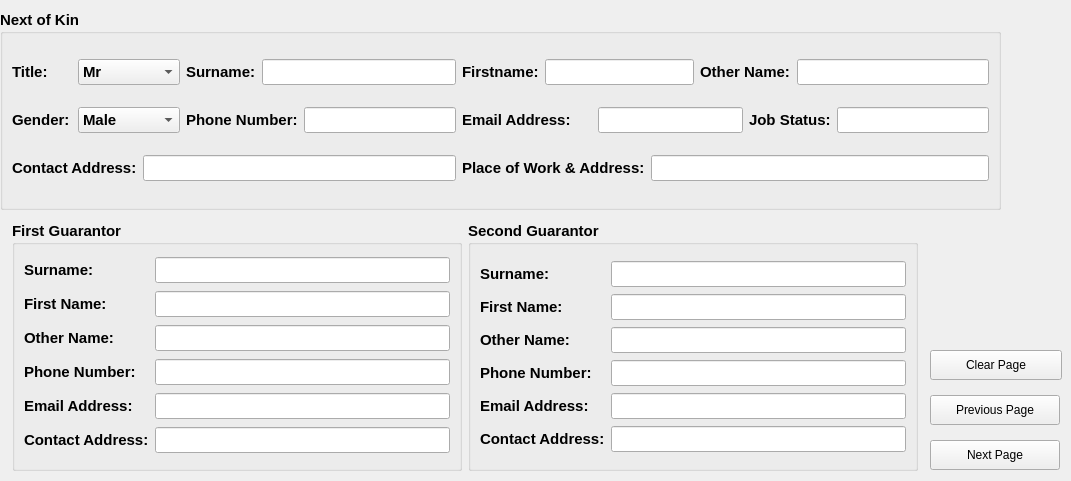
           <widget class="QWidget" name="nokTab_2">
            <attribute name="title">
             <string>Next of Kin and Guarantors</string>
            </attribute>
            <widget class="QGroupBox" name="groupBox_15">
             <property name="geometry">
              <rect>
               <x>0</x>
               <y>10</y>
               <width>1001</width>
               <height>200</height>
              </rect>
             </property>
             <property name="minimumSize">
              <size>
               <width>0</width>
               <height>200</height>
              </size>
             </property>
             <property name="maximumSize">
              <size>
               <width>16777215</width>
               <height>200</height>
              </size>
             </property>
             <property name="font">
              <font>
               <pointsize>11</pointsize>
               <weight>75</weight>
               <bold>true</bold>
              </font>
             </property>
             <property name="title">
              <string>Next of Kin</string>
             </property>
             <layout class="QGridLayout" name="gridLayout_39">
              <item row="0" column="0">
               <widget class="QLabel" name="label_73">
                <property name="font">
                 <font>
                  <pointsize>11</pointsize>
                 </font>
                </property>
                <property name="text">
                 <string>Title:</string>
                </property>
               </widget>
              </item>
              <item row="0" column="1" colspan="2">
               <widget class="QComboBox" name="nokTitleCombo_2">
                <item>
                 <property name="text">
                  <string>Mr</string>
                 </property>
                </item>
                <item>
                 <property name="text">
                  <string>Mrs</string>
                 </property>
                </item>
                <item>
                 <property name="text">
                  <string>Engr</string>
                 </property>
                </item>
                <item>
                 <property name="text">
                  <string>Dr</string>
                 </property>
                </item>
                <item>
                 <property name="text">
                  <string>Prof</string>
                 </property>
                </item>
                <item>
                 <property name="text">
                  <string>Surv</string>
                 </property>
                </item>
                <item>
                 <property name="text">
                  <string>Tpl</string>
                 </property>
                </item>
                <item>
                 <property name="text">
                  <string>Arch</string>
                 </property>
                </item>
                <item>
                 <property name="text">
                  <string>Builder</string>
                 </property>
                </item>
                <item>
                 <property name="text">
                  <string>ESV</string>
                 </property>
                </item>
               </widget>
              </item>
              <item row="0" column="3">
               <widget class="QLabel" name="label_75">
                <property name="font">
                 <font>
                  <pointsize>11</pointsize>
                 </font>
                </property>
                <property name="text">
                 <string>Surname:</string>
                </property>
               </widget>
              </item>
              <item row="0" column="4" colspan="2">
               <widget class="QLineEdit" name="nokSurnameTxt_2"/>
              </item>
              <item row="0" column="6">
               <widget class="QLabel" name="label_77">
                <property name="font">
                 <font>
                  <pointsize>11</pointsize>
                 </font>
                </property>
                <property name="text">
                 <string>Firstname:</string>
                </property>
               </widget>
              </item>
              <item row="0" column="7" colspan="3">
               <widget class="QLineEdit" name="nokFirstnameTxt_2"/>
              </item>
              <item row="0" column="10" colspan="2">
               <widget class="QLabel" name="label_79">
                <property name="font">
                 <font>
                  <pointsize>11</pointsize>
                 </font>
                </property>
                <property name="text">
                 <string>Other Name:</string>
                </property>
               </widget>
              </item>
              <item row="0" column="12" colspan="2">
               <widget class="QLineEdit" name="nokOthernameTxt_2"/>
              </item>
              <item row="1" column="0">
               <widget class="QLabel" name="label_81">
                <property name="font">
                 <font>
                  <pointsize>11</pointsize>
                 </font>
                </property>
                <property name="text">
                 <string>Gender:</string>
                </property>
               </widget>
              </item>
              <item row="1" column="1" colspan="2">
               <widget class="QComboBox" name="nokGenderCombo_2">
                <item>
                 <property name="text">
                  <string>Male</string>
                 </property>
                </item>
                <item>
                 <property name="text">
                  <string>Female</string>
                 </property>
                </item>
               </widget>
              </item>
              <item row="1" column="3" colspan="2">
               <widget class="QLabel" name="label_83">
                <property name="font">
                 <font>
                  <pointsize>11</pointsize>
                 </font>
                </property>
                <property name="text">
                 <string>Phone Number:</string>
                </property>
               </widget>
              </item>
              <item row="1" column="5">
               <widget class="QLineEdit" name="nokPhoneNoTxt_2">
                <property name="text">
                 <string/>
                </property>
               </widget>
              </item>
              <item row="1" column="6" colspan="2">
               <widget class="QLabel" name="label_85">
                <property name="font">
                 <font>
                  <pointsize>11</pointsize>
                 </font>
                </property>
                <property name="text">
                 <string>Email Address:</string>
                </property>
               </widget>
              </item>
              <item row="1" column="8" colspan="3">
               <widget class="QLineEdit" name="nokEmailTxt_2">
                <property name="text">
                 <string/>
                </property>
               </widget>
              </item>
              <item row="1" column="11" colspan="2">
               <widget class="QLabel" name="label_87">
                <property name="font">
                 <font>
                  <pointsize>11</pointsize>
                 </font>
                </property>
                <property name="text">
                 <string>Job Status:</string>
                </property>
               </widget>
              </item>
              <item row="1" column="13">
               <widget class="QLineEdit" name="nokJobStatusTxt_2">
                <property name="text">
                 <string/>
                </property>
               </widget>
              </item>
              <item row="2" column="0" colspan="2">
               <widget class="QLabel" name="label_89">
                <property name="font">
                 <font>
                  <pointsize>11</pointsize>
                 </font>
                </property>
                <property name="text">
                 <string>Contact Address:</string>
                </property>
               </widget>
              </item>
              <item row="2" column="2" colspan="4">
               <widget class="QLineEdit" name="nokContactTxt_2">
                <property name="text">
                 <string/>
                </property>
               </widget>
              </item>
              <item row="2" column="6" colspan="3">
               <widget class="QLabel" name="label_91">
                <property name="font">
                 <font>
                  <pointsize>11</pointsize>
                 </font>
                </property>
                <property name="text">
                 <string>Place of Work &amp; Address:</string>
                </property>
               </widget>
              </item>
              <item row="2" column="9" colspan="5">
               <widget class="QLineEdit" name="nokWorkPlaceTxt_2">
                <property name="text">
                 <string/>
                </property>
               </widget>
              </item>
             </layout>
            </widget>
            <widget class="QWidget" name="layoutWidget_6">
             <property name="geometry">
              <rect>
               <x>12</x>
               <y>220</y>
               <width>908</width>
               <height>252</height>
              </rect>
             </property>
             <layout class="QHBoxLayout" name="horizontalLayout_15">
              <item>
               <widget class="QGroupBox" name="groupBox_16">
                <property name="minimumSize">
                 <size>
                  <width>450</width>
                  <height>250</height>
                 </size>
                </property>
                <property name="maximumSize">
                 <size>
                  <width>450</width>
                  <height>250</height>
                 </size>
                </property>
                <property name="font">
                 <font>
                  <pointsize>11</pointsize>
                  <weight>75</weight>
                  <bold>true</bold>
                 </font>
                </property>
                <property name="title">
                 <string>First Guarantor</string>
                </property>
                <layout class="QGridLayout" name="gridLayout_40">
                 <property name="verticalSpacing">
                  <number>5</number>
                 </property>
                 <item row="0" column="0">
                  <widget class="QLabel" name="label_93">
                   <property name="font">
                    <font>
                     <pointsize>11</pointsize>
                    </font>
                   </property>
                   <property name="text">
                    <string>Surname:</string>
                   </property>
                  </widget>
                 </item>
                 <item row="1" column="0" colspan="2">
                  <widget class="QLabel" name="label_115">
                   <property name="font">
                    <font>
                     <pointsize>11</pointsize>
                    </font>
                   </property>
                   <property name="text">
                    <string>First Name:</string>
                   </property>
                  </widget>
                 </item>
                 <item row="1" column="2">
                  <widget class="QLineEdit" name="g1FirstnameTxt_2">
                   <property name="text">
                    <string/>
                   </property>
                  </widget>
                 </item>
                 <item row="2" column="0" colspan="2">
                  <widget class="QLabel" name="label_117">
                   <property name="font">
                    <font>
                     <pointsize>11</pointsize>
                    </font>
                   </property>
                   <property name="text">
                    <string>Other Name:</string>
                   </property>
                  </widget>
                 </item>
                 <item row="2" column="2">
                  <widget class="QLineEdit" name="g1OthernameTxt_2">
                   <property name="text">
                    <string/>
                   </property>
                  </widget>
                 </item>
                 <item row="3" column="0">
                  <widget class="QLabel" name="label_119">
                   <property name="font">
                    <font>
                     <pointsize>11</pointsize>
                    </font>
                   </property>
                   <property name="text">
                    <string>Phone Number:</string>
                   </property>
                  </widget>
                 </item>
                 <item row="4" column="0" colspan="2">
                  <widget class="QLabel" name="label_121">
                   <property name="font">
                    <font>
                     <pointsize>11</pointsize>
                    </font>
                   </property>
                   <property name="text">
                    <string>Email Address:</string>
                   </property>
                  </widget>
                 </item>
                 <item row="4" column="2">
                  <widget class="QLineEdit" name="g1EmailTxt_2">
                   <property name="text">
                    <string/>
                   </property>
                  </widget>
                 </item>
                 <item row="5" column="0" colspan="2">
                  <widget class="QLabel" name="label_123">
                   <property name="font">
                    <font>
                     <pointsize>11</pointsize>
                    </font>
                   </property>
                   <property name="text">
                    <string>Contact Address:</string>
                   </property>
                  </widget>
                 </item>
                 <item row="5" column="2">
                  <widget class="QLineEdit" name="g1ContactTxt_2">
                   <property name="text">
                    <string/>
                   </property>
                  </widget>
                 </item>
                 <item row="3" column="2">
                  <widget class="QLineEdit" name="g1PhoneNoTxt_2"/>
                 </item>
                 <item row="0" column="2">
                  <widget class="QLineEdit" name="g1SurnameTxt_2"/>
                 </item>
                </layout>
               </widget>
              </item>
              <item>
               <widget class="QGroupBox" name="groupBox_17">
                <property name="minimumSize">
                 <size>
                  <width>450</width>
                  <height>250</height>
                 </size>
                </property>
                <property name="maximumSize">
                 <size>
                  <width>450</width>
                  <height>250</height>
                 </size>
                </property>
                <property name="font">
                 <font>
                  <pointsize>11</pointsize>
                  <weight>75</weight>
                  <bold>true</bold>
                 </font>
                </property>
                <property name="title">
                 <string>Second Guarantor</string>
                </property>
                <layout class="QGridLayout" name="gridLayout_41">
                 <property name="horizontalSpacing">
                  <number>6</number>
                 </property>
                 <property name="verticalSpacing">
                  <number>0</number>
                 </property>
                 <item row="0" column="0">
                  <widget class="QLabel" name="label_125">
                   <property name="font">
                    <font>
                     <pointsize>11</pointsize>
                    </font>
                   </property>
                   <property name="text">
                    <string>Surname:</string>
                   </property>
                  </widget>
                 </item>
                 <item row="1" column="0" colspan="2">
                  <widget class="QLabel" name="label_127">
                   <property name="font">
                    <font>
                     <pointsize>11</pointsize>
                    </font>
                   </property>
                   <property name="text">
                    <string>First Name:</string>
                   </property>
                  </widget>
                 </item>
                 <item row="1" column="2">
                  <widget class="QLineEdit" name="g2FirstnameTxt_2">
                   <property name="text">
                    <string/>
                   </property>
                  </widget>
                 </item>
                 <item row="2" column="0" colspan="2">
                  <widget class="QLabel" name="label_129">
                   <property name="font">
                    <font>
                     <pointsize>11</pointsize>
                    </font>
                   </property>
                   <property name="text">
                    <string>Other Name:</string>
                   </property>
                  </widget>
                 </item>
                 <item row="2" column="2">
                  <widget class="QLineEdit" name="g2OthernameTxt_2">
                   <property name="text">
                    <string/>
                   </property>
                  </widget>
                 </item>
                 <item row="3" column="0">
                  <widget class="QLabel" name="label_131">
                   <property name="font">
                    <font>
                     <pointsize>11</pointsize>
                    </font>
                   </property>
                   <property name="text">
                    <string>Phone Number:</string>
                   </property>
                  </widget>
                 </item>
                 <item row="4" column="0" colspan="2">
                  <widget class="QLabel" name="label_133">
                   <property name="font">
                    <font>
                     <pointsize>11</pointsize>
                    </font>
                   </property>
                   <property name="text">
                    <string>Email Address:</string>
                   </property>
                  </widget>
                 </item>
                 <item row="4" column="2">
                  <widget class="QLineEdit" name="g2EmailTxt_2">
                   <property name="text">
                    <string/>
                   </property>
                  </widget>
                 </item>
                 <item row="5" column="0" colspan="2">
                  <widget class="QLabel" name="label_135">
                   <property name="font">
                    <font>
                     <pointsize>11</pointsize>
                    </font>
                   </property>
                   <property name="text">
                    <string>Contact Address:</string>
                   </property>
                  </widget>
                 </item>
                 <item row="5" column="2">
                  <widget class="QLineEdit" name="g2ContactTxt_2">
                   <property name="text">
                    <string/>
                   </property>
                  </widget>
                 </item>
                 <item row="0" column="2">
                  <widget class="QLineEdit" name="g2SurnameTxt_2"/>
                 </item>
                 <item row="3" column="2">
                  <widget class="QLineEdit" name="g2PhoneNoTxt_2"/>
                 </item>
                </layout>
               </widget>
              </item>
             </layout>
            </widget>
            <widget class="QWidget" name="layoutWidget_7">
             <property name="geometry">
              <rect>
               <x>930</x>
               <y>350</y>
               <width>132</width>
               <height>122</height>
              </rect>
             </property>
             <layout class="QVBoxLayout" name="verticalLayout_19">
              <property name="spacing">
               <number>15</number>
              </property>
              <item>
               <widget class="QPushButton" name="nokClearBtn_2">
                <property name="minimumSize">
                 <size>
                  <width>0</width>
                  <height>30</height>
                 </size>
                </property>
                <property name="maximumSize">
                 <size>
                  <width>16777215</width>
                  <height>30</height>
                 </size>
                </property>
                <property name="text">
                 <string>Clear Page</string>
                </property>
                <property name="icon">
                 <iconset resource="../static/resource.qrc">
                  <normaloff>:/icons/icon/white/x.svg</normaloff>:/icons/icon/white/x.svg</iconset>
                </property>
                <property name="iconSize">
                 <size>
                  <width>20</width>
                  <height>20</height>
                 </size>
                </property>
               </widget>
              </item>
              <item>
               <widget class="QPushButton" name="nokPrevPageBtn_2">
                <property name="minimumSize">
                 <size>
                  <width>130</width>
                  <height>30</height>
                 </size>
                </property>
                <property name="maximumSize">
                 <size>
                  <width>130</width>
                  <height>30</height>
                 </size>
                </property>
                <property name="text">
                 <string>Previous Page</string>
                </property>
                <property name="icon">
                 <iconset resource="../static/resource.qrc">
                  <normaloff>:/icons/icon/white/arrow-left.svg</normaloff>:/icons/icon/white/arrow-left.svg</iconset>
                </property>
               </widget>
              </item>
              <item>
               <widget class="QPushButton" name="nokNextPageBtn_2">
                <property name="minimumSize">
                 <size>
                  <width>130</width>
                  <height>30</height>
                 </size>
                </property>
                <property name="maximumSize">
                 <size>
                  <width>130</width>
                  <height>30</height>
                 </size>
                </property>
                <property name="text">
                 <string>Next Page</string>
                </property>
                <property name="icon">
                 <iconset resource="../static/resource.qrc">
                  <normaloff>:/icons/icon/white/arrow-right.svg</normaloff>:/icons/icon/white/arrow-right.svg</iconset>
                </property>
               </widget>
              </item>
             </layout>
            </widget>
           </widget>
